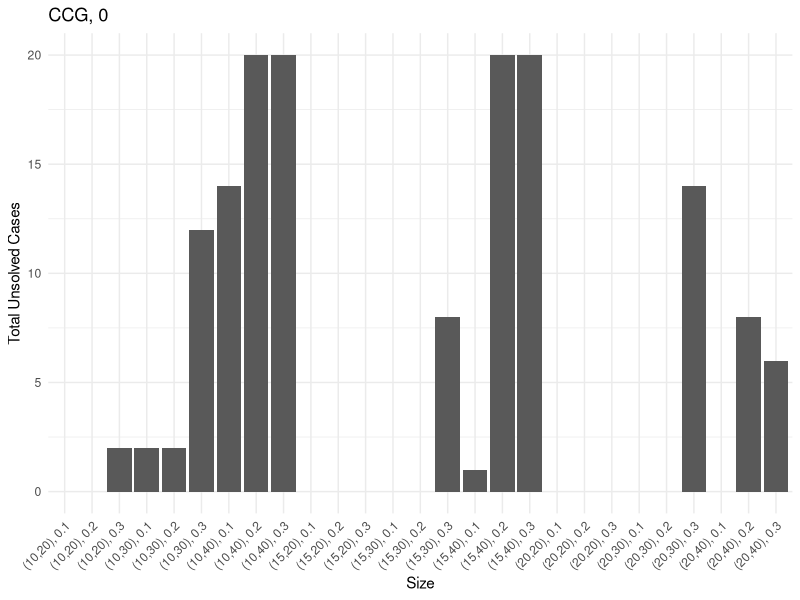
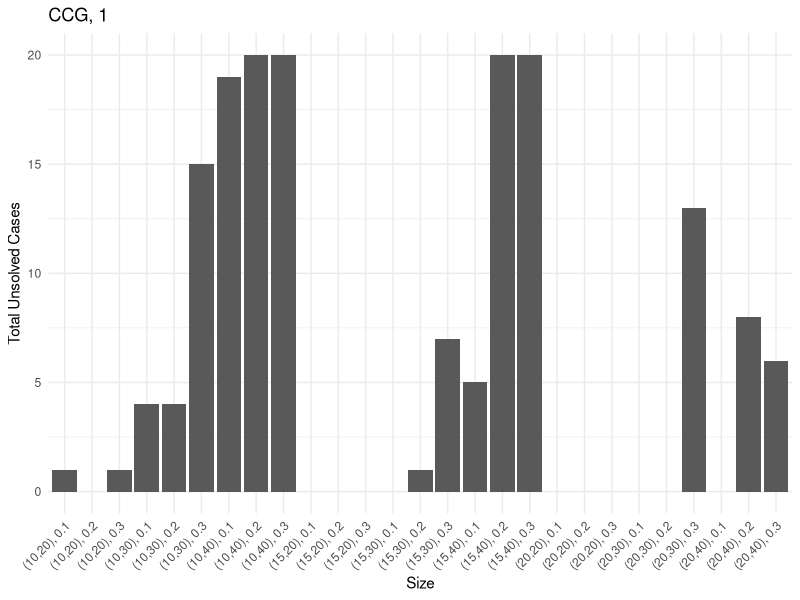
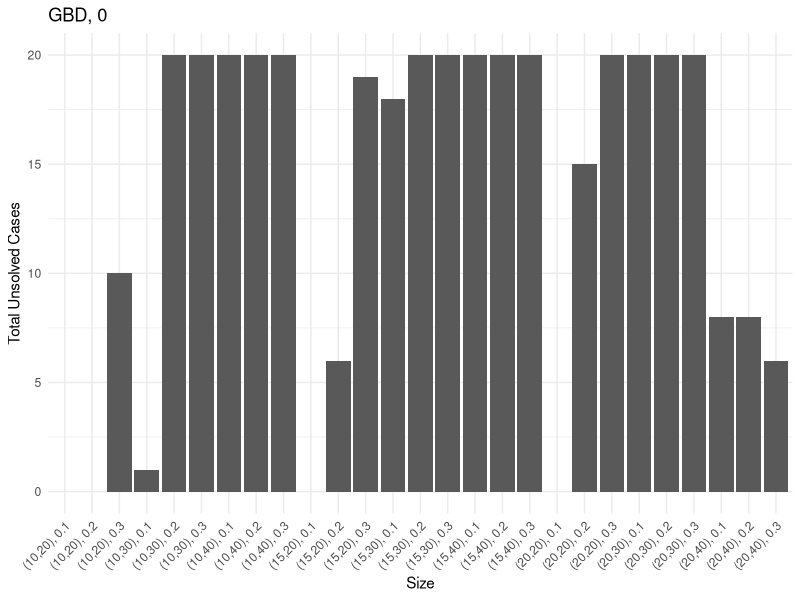
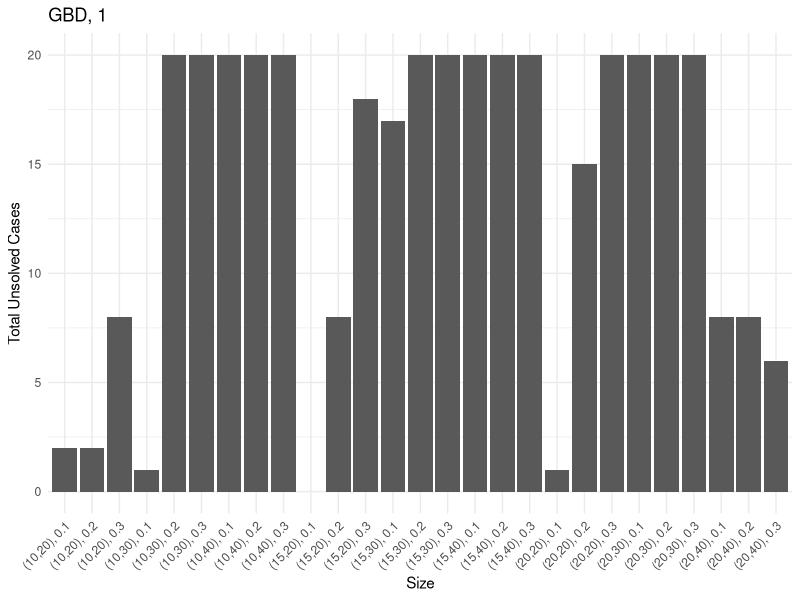
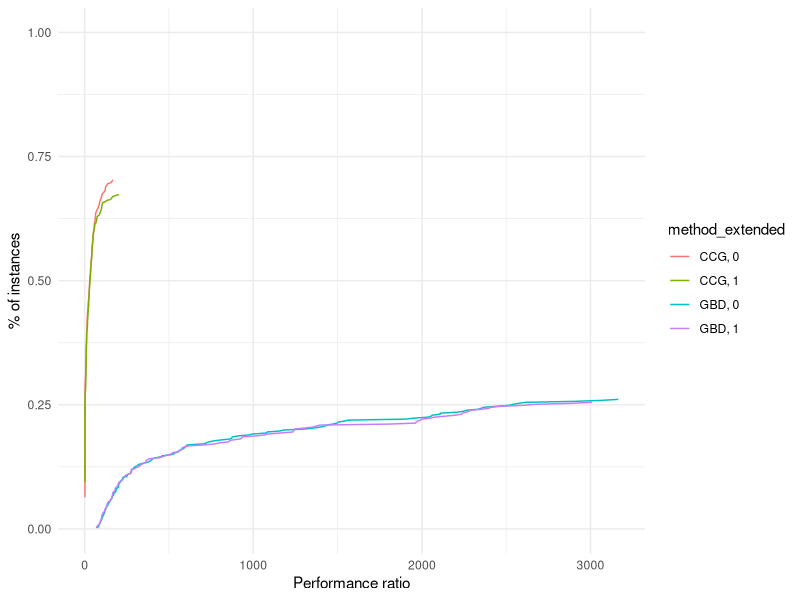
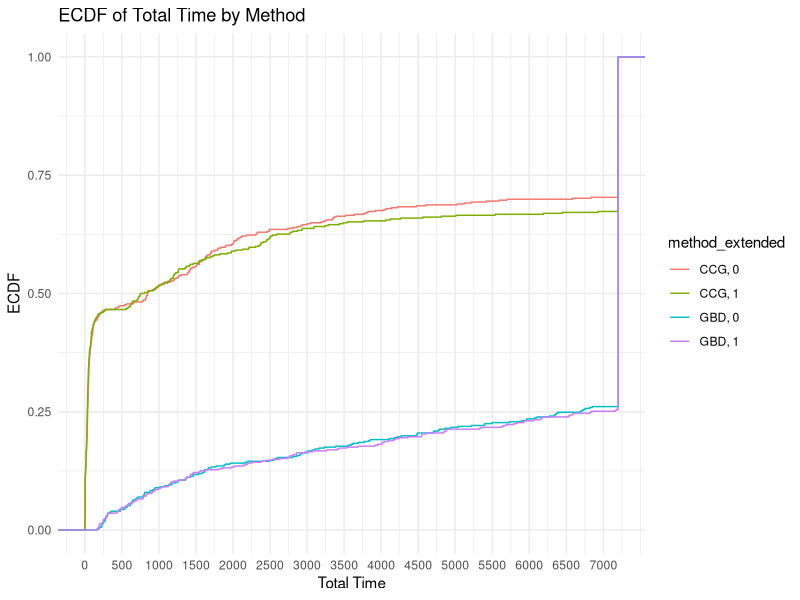
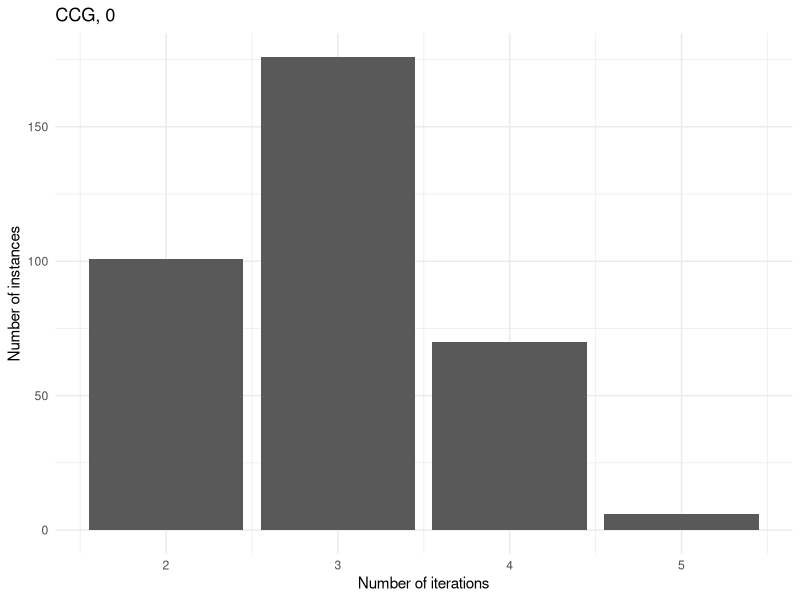
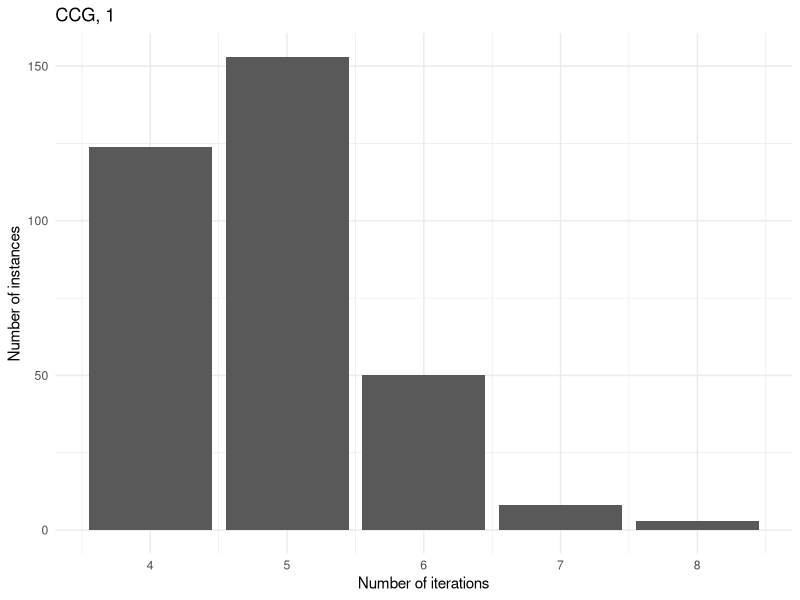

These charts were generated, in order, by the following R code:
## ---- chunk 1
library(rmarkdown)
library(kableExtra)
library(ggplot2)
suppressPackageStartupMessages(library(dplyr))
## ---- chunk 2
results = read.table("./new-results.csv", header = FALSE, sep = ',')
colnames(results) <- c("tag", "instance", "n_servers", "n_clients", "Gamma", "deviation", "time_limit", "method", "use_heuristic", "total_time", "master_time", "separation_time", "best_bound", "iteration_count", "fail")
results$tag = NULL
## ---- chunk 3
results$p = results$Gamma / results$n_clients
results$p = ceiling(results$p / .05) * .05
## ---- chunk 4
results$size = paste0("(", results$n_servers, ",", results$n_clients, "), ", results$p)
## ---- chunk 5
results$method_extended = paste0(results$method, ", ", results$use_heuristic)
## ---- chunk 6
#results = results[!(results$n_clients == 40),]
#results = results[!(results$n_servers == 25 & results$n_clients == 25),]
## ---- chunk 7
sum(results$fail)
## ---- chunk 8
time_limit = 7200

if (sum(results$fail) > 0) {
  results[results$fail == TRUE,]$total_time = time_limit
}

results$unsolved = results$total_time >= time_limit | results$fail
## ---- chunk 9
paged_table(results)
## ---- chunk 10
for (method in unique(results$method_extended)) {
  
  # Sum of unsolved cases for each size
  sum_unsolved = results[results$method_extended == method,] %>% group_by(size) %>% summarise(total_unsolved = sum(unsolved))
  
  # Create a bar plot
  p = ggplot(sum_unsolved, aes(x = size, y = total_unsolved)) +
    geom_bar(stat = "identity") +
    labs(x = "Size", y = "Total Unsolved Cases", title = method) +
    theme_minimal() +
    theme(axis.text.x = element_text(angle = 45, hjust = 1))
  
  ggsave(paste0("unsolved_", method, ".pdf"), plot = p, width = 10, height = 6)
  
  print(p)
}
## ---- chunk 11
add_performance_ratio = function(dataset, 
                                 criterion_column = "total_time",
                                 unsolved_column = "unsolved",
                                 instance_column = "instance",
                                 solver_column = "solver",
                                 output_column = "performance_ratio") {
  
  # Compute best score for each instance
  best = dataset %>%
    group_by(!!sym(instance_column)) %>%
    mutate(best_solver = min(!!sym(criterion_column)))
  
  # Compute performance ratio for each instance and solver
  result = best %>%
    group_by(!!sym(instance_column), !!sym(solver_column)) %>%
    mutate(!!sym(output_column) := !!sym(criterion_column) / best_solver) %>%
    ungroup()
  
  if (sum(result[,unsolved_column]) > 0) {
    result[result[,unsolved_column] == TRUE,output_column] = max(result[,output_column])
  }

  return (result)
}

plot_performance_profile = function(dataset,
                                    criterion_column,
                                    unsolved_column = "unsolved",
                                    instance_column = "instance",
                                    solver_column = "solver"
                                    ) {
  
  dataset_with_performance_ratios = add_performance_ratio(dataset,
                                                          criterion_column = criterion_column,
                                                          instance_column = instance_column,
                                                          solver_column = solver_column,
                                                          unsolved_column = unsolved_column)
  
  solved_dataset_with_performance_ratios = dataset_with_performance_ratios[!dataset_with_performance_ratios[,unsolved_column],]
  
  compute_performance_profile_point = function(method, data) {
    
    performance_ratios = solved_dataset_with_performance_ratios[solved_dataset_with_performance_ratios[,solver_column] == method,]$performance_ratio
    
    unscaled_performance_profile_point = ecdf(performance_ratios)(data)
    
    n_instances = sum(dataset[,solver_column] == method)
    n_solved_instances = sum(dataset[,solver_column] == method & !dataset[,unsolved_column])
    
    return( unscaled_performance_profile_point * n_solved_instances / n_instances )
  }
  
  perf = solved_dataset_with_performance_ratios %>%
    group_by(!!sym(solver_column)) %>%
    mutate(performance_profile_point = compute_performance_profile_point(unique(!!sym(solver_column)), performance_ratio))
  
  result = ggplot(data = perf, aes(x = performance_ratio, y = performance_profile_point, color = !!sym(solver_column))) +
              geom_line()
  
  return (result)
}

## ---- chunk 12
performance_profile = plot_performance_profile(results, criterion_column = "total_time", solver_column = "method_extended") +
  labs(x = "Performance ratio", y = "% of instances") +
  scale_y_continuous(limits = c(0, 1)) +
  theme_minimal()
print(performance_profile)
ggsave("performance_profile.pdf", plot = performance_profile)
## ---- chunk 13
ggplot(results, aes(x = total_time, color = method_extended)) +
  stat_ecdf(geom = "step") +
  xlab("Total Time") +
  ylab("ECDF") +
  labs(title = "ECDF of Total Time by Method")  +
  scale_x_continuous(breaks = seq(0, max(results$total_time), by = 500), labels = seq(0, max(results$total_time), by = 500)) +
  theme_minimal()
## ---- chunk 14
results_solved = results %>%
  filter(total_time < time_limit) %>%
  group_by(method_extended, n_servers, n_clients, p, deviation) %>%
  summarize(
    solved = n(),
    total_time = mean(total_time),
    master_time = mean(master_time),
    separation_time = mean(separation_time),
    solved_iteration_count = mean(iteration_count),
    .groups = "drop"
  ) %>%
  ungroup()
## ---- chunk 15
results_unsolved <- results %>%
  filter(total_time >= time_limit) %>%
  group_by(method_extended, n_servers, n_clients, p, deviation) %>%
  summarize(
    unsolved = n(),
    unsolved_iteration_count = mean(iteration_count),
    .groups = "drop"
  ) %>%
  ungroup()

results_fail <- results %>%
  filter(fail == TRUE) %>%
  group_by(method_extended, n_servers, n_clients, p, deviation) %>%
  summarize(
    fail = n(),
    .groups = "drop"
  ) %>%
  ungroup()

## ---- chunk 16
final_result <- merge(results_solved, results_unsolved, by = c("method_extended", "n_servers", "n_clients", "p", "deviation"), all = TRUE)
final_result <- merge(final_result, results_fail, by = c("method_extended", "n_servers", "n_clients", "p", "deviation"), all = TRUE)
## ---- chunk 17
knitr::kable(final_result, 
               digits = c(0, 0, 2, 2, 2, 0, 2, 2, 2, 2, 0, 2, 0), 
               col.names = c("Method", "|V_1|", "|V_2|", "p", "dev", "Count", "Total", "Master", "Sepatation", "# Iter", "Count", "# Iter", "# Errors"),
               caption = "Summary table"
             ) %>%
      kable_classic() %>%
      add_header_above(c(" " = 5, "Solved instances" = 5, "Unsolved instances" = 3)
)
## ---- chunk 18
for (method in unique(results$method_extended)) {
  
  p = ggplot(results[results$method_extended == method & results$unsolved == FALSE,], aes(x = iteration_count)) +
    geom_bar() +
    labs(
      title = method,
      x = "Number of iterations",
      y = "Number of instances"
    ) +
    theme_minimal()
    
  print(p) 
}
